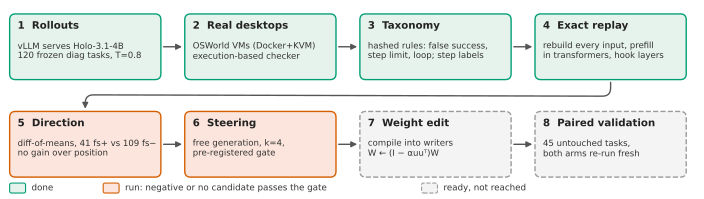

Here is the Python script that generated this plot:
"""Figure 2: the pipeline, with the status of each stage at the time of writing.

Counts are read from data/local/diagnostic_osw_diag.json, data/pod_astra/osw_shared_STATUS.json
and data/pod_astra/confirm_tasks.json.
Stage status is categorical: done / reached with a negative result / not reached.
"""
from common import FIGS, C, load, setup_mpl

d = load("local/diagnostic_osw_diag.json")
st = load("pod_astra/osw_shared_STATUS.json")
conf = load("pod_astra/confirm_tasks.json")
GATE = 40  # data/pod_astra/4b/PROTOCOL.md: official analysis needs >= 40 admissible fs+
n_tasks = d["n_tasks"]
adm = st["admissible_total"]

stages = [
    ("1  Rollouts", f"vLLM serves Holo-3.1-4B\n{n_tasks} frozen diag tasks, T=0.8", "done"),
    ("2  Real desktops", "OSWorld VMs (Docker+KVM)\nexecution-based checker", "done"),
    ("3  Taxonomy", "hashed rules: false success,\nstep limit, loop; step labels", "done"),
    ("4  Exact replay", "rebuild every input, prefill\nin transformers, hook layers", "done"),
    ("5  Direction", f"diff-of-means, {adm['fs+']} fs+ vs {adm['fs-']} fs−\nno gain over position", "negative"),
    ("6  Steering", "free generation, k=4,\npre-registered gate", "negative"),
    ("7  Weight edit", "compile into writers\nW ← (I − αuuᵀ)W", "blocked"),
    ("8  Paired validation", f"{conf['n']} untouched tasks,\nboth arms re-run fresh", "blocked"),
]
style = {"done": ("#E6F2EC", C["green"], "-"), "partial": ("#FFF4DC", C["orange"], "-"),
         "negative": ("#FBE5DC", C["red"], "-"), "blocked": ("#F4F4F4", "#9A9A9A", "--")}
legend = {"done": "done", "negative": "run: negative or no candidate passes the gate",
          "blocked": "ready, not reached"}

plt = setup_mpl()
from matplotlib.patches import FancyBboxPatch

W, H = 7.0, 1.95
fig = plt.figure(figsize=(W, H))
ax = fig.add_axes([0, 0, 1, 1])
ax.set_xlim(0, W), ax.set_ylim(0, H), ax.axis("off")
bw, bh, gx = 1.52, 0.66, 0.24
rows = [(H - 0.12 - bh, stages[:4]), (H - 0.12 - 2 * bh - 0.32, stages[4:])]
centers = []
for r, (y, row) in enumerate(rows):
    for i, (title, body, status) in enumerate(row):
        x = 0.06 + i * (bw + gx)
        fc, ec, ls = style[status]
        ax.add_patch(FancyBboxPatch((x, y), bw, bh, boxstyle="round,pad=0,rounding_size=0.06", fc=fc, ec=ec, lw=1.0, ls=ls))
        ax.text(x + 0.08, y + bh - 0.07, title, fontsize=7.4, fontweight="bold", va="top", color="#222222")
        ax.text(x + 0.08, y + bh - 0.27, body, fontsize=6.2, va="top", color="#333333", linespacing=1.15)
        centers.append((x, y))
for k in range(len(centers) - 1):
    (x1, y1), (x2, y2) = centers[k], centers[k + 1]
    if y1 == y2:
        ax.annotate("", xy=(x2, y2 + bh / 2), xytext=(x1 + bw, y1 + bh / 2),
                    arrowprops=dict(arrowstyle="-|>", color="#555555", lw=1.0))
    else:
        ax.annotate("", xy=(x2 + bw / 2, y2 + bh), xytext=(x1 + bw / 2, y1),
                    arrowprops=dict(arrowstyle="-|>", color="#555555", lw=1.0,
                                    connectionstyle="arc,angleA=-90,angleB=90,armA=12,armB=12,rad=6"))
for lx, (k, lab) in zip([0.06, 1.0, 4.2], legend.items()):
    fc, ec, ls = style[k]
    ax.add_patch(FancyBboxPatch((lx, 0.03), 0.16, 0.1, boxstyle="round,pad=0,rounding_size=0.02", fc=fc, ec=ec, lw=0.8, ls=ls))
    ax.text(lx + 0.22, 0.08, lab, fontsize=6.3, va="center", color="#333333")
fig.savefig(FIGS / "pipeline.pdf")
print("pipeline ok")
